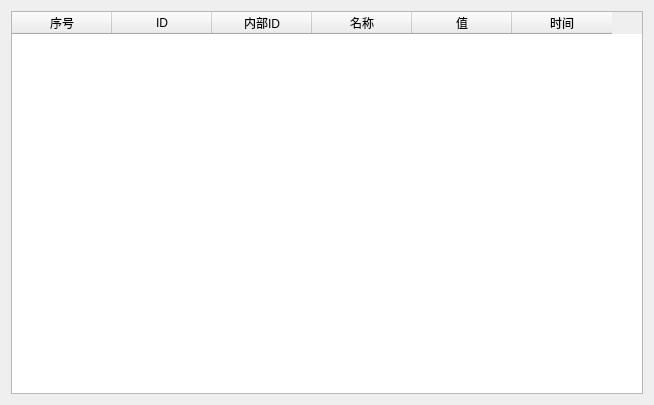
<?xml version="1.0" encoding="UTF-8"?>
<ui version="4.0">
 <class>CSoftWidget</class>
 <widget class="QWidget" name="CSoftWidget">
  <property name="geometry">
   <rect>
    <x>0</x>
    <y>0</y>
    <width>654</width>
    <height>405</height>
   </rect>
  </property>
  <property name="windowTitle">
   <string>CSoftWidget</string>
  </property>
  <layout class="QHBoxLayout" name="horizontalLayout">
   <item>
    <widget class="QTableWidget" name="tableWidget">
     <column>
      <property name="text">
       <string>序号</string>
      </property>
     </column>
     <column>
      <property name="text">
       <string>ID</string>
      </property>
     </column>
     <column>
      <property name="text">
       <string>内部ID</string>
      </property>
     </column>
     <column>
      <property name="text">
       <string>名称</string>
      </property>
     </column>
     <column>
      <property name="text">
       <string>值</string>
      </property>
     </column>
     <column>
      <property name="text">
       <string>时间</string>
      </property>
     </column>
    </widget>
   </item>
  </layout>
 </widget>
 <layoutdefault spacing="6" margin="11"/>
 <resources/>
 <connections/>
</ui>
